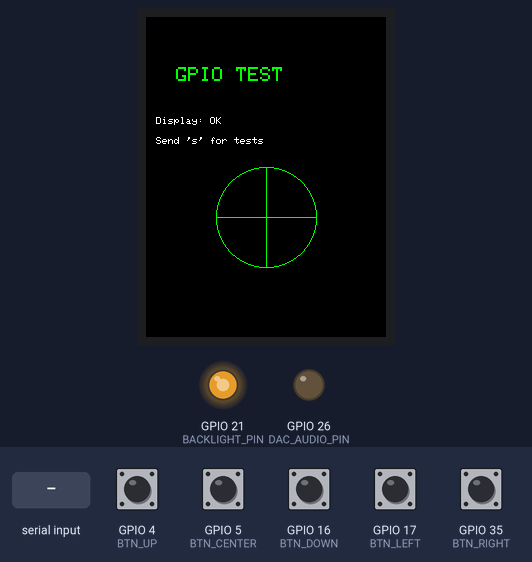
A sketch run on a simulated ESP32. Shown: 240×320 colour display, output pins drawn as LEDs (lit = HIGH). Inputs (shaded band) come from the test bench; at power-on: GPIO 4 (BTN_UP), GPIO 5 (BTN_CENTER), GPIO 16 (BTN_DOWN), GPIO 17 (BTN_LEFT), GPIO 35 (BTN_RIGHT) HIGH. What the sketch prints to the serial monitor is not drawn.

Above: at 2.5 s.
2.6 s: "a" received over Serial
At 2.88 s:
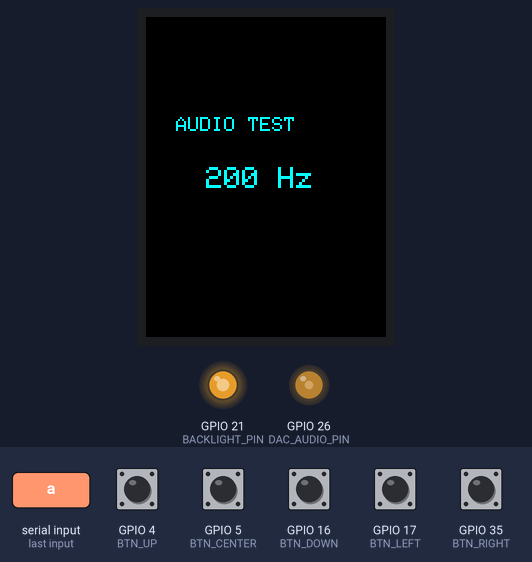
4.7 s: "d" received over Serial
At 10.2 s:
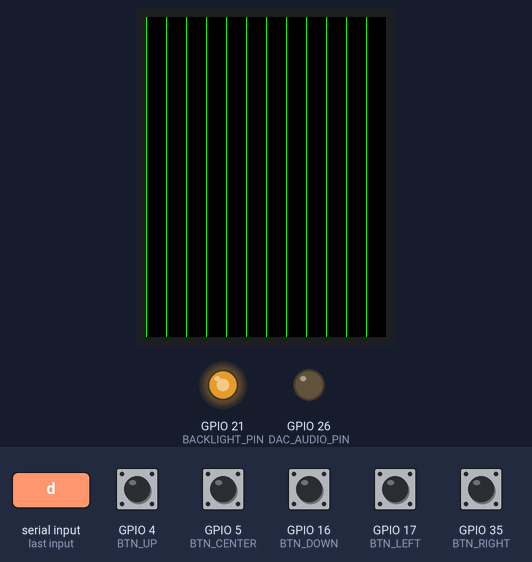
10.7 s: "b" received over Serial
At 13.5 s:
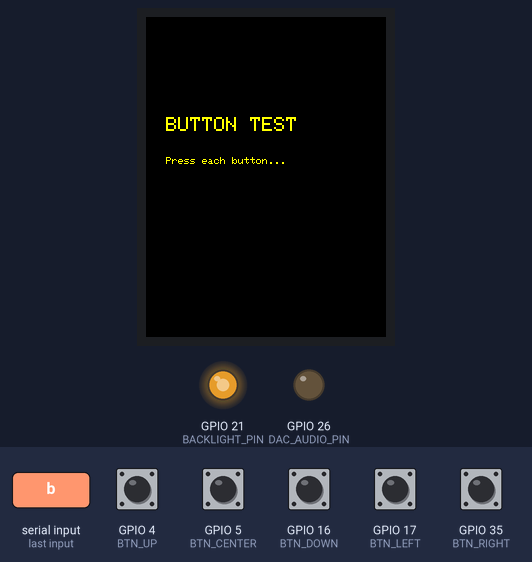
13.7 s: GPIO 4 (BTN_UP) pulled LOW for 0.15 s
15.3 s: GPIO 5 (BTN_CENTER) pulled LOW for 0.15 s
At 16.0 s:
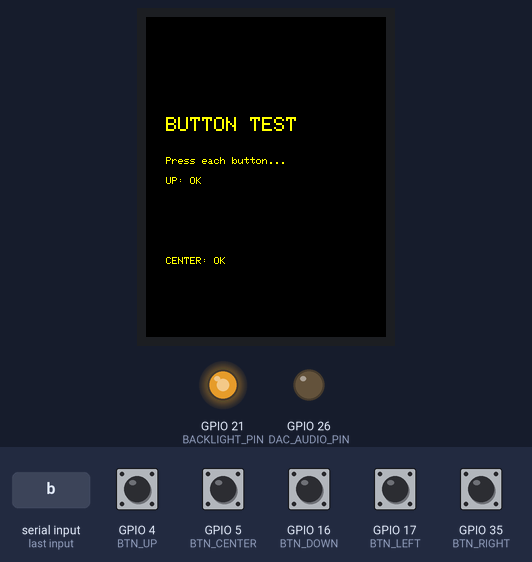
16.9 s: GPIO 16 (BTN_DOWN) pulled LOW for 0.15 s
At 17.2 s:
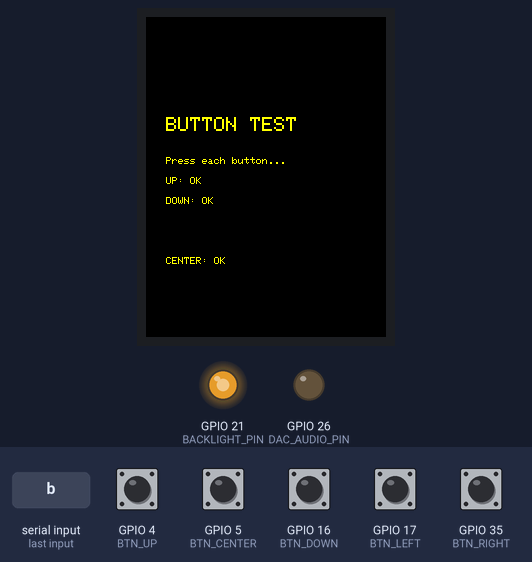
Timing chart, 0 to 19.9 s (numbered marks = the images above; inputs shaded):
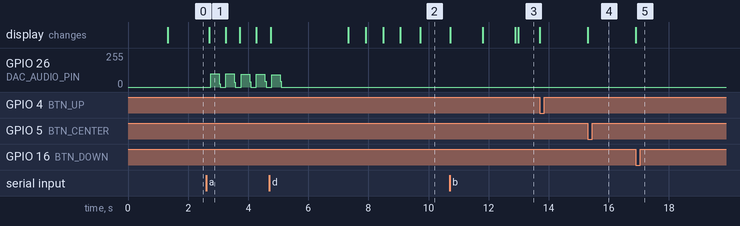

Measured:
- after the input at 2.6 s, GPIO 26 (DAC_AUDIO_PIN): ramps from 100/255 to 0/255 and jumps back, once every 0.51 s; the display: changes after 0.11 s (image 1)
- after the input at 4.7 s, the display: first differs from a run without the input after 2.6 s (image 2 shows a later state)
- after the input at 10.7 s, the display: first differs from a run without the input after 2.3 s (image 3)
- after the input at 15.3 s, the display: changes at once (image 4)
- after the input at 16.9 s, the display: changes at once (image 5)
- what the display in image 1 shows lasts 0.6 s, from 2.7 s to 3.3 s

The sketch:

GPIO_Pin_Test.ino
```cpp
/*
 * GPIO_Pin_Test.ino - Hardware Validation Test
 *
 * Use this sketch to verify all GPIO connections are correct
 * before uploading the main motion tracker code.
 *
 * Tests:
 * - Display initialization
 * - Button inputs (5-way switch)
 * - Audio output (DAC on GPIO 26)
 * - Serial communication for radar
 *
 * Upload this first to confirm your wiring!
 */

#include <TFT_eSPI.h>

// Pin definitions (must match config.h)
#define RADAR_RX_PIN    22
#define RADAR_TX_PIN    27
#define DAC_AUDIO_PIN   26    // Corrected pin
#define BTN_UP          4
#define BTN_DOWN        16
#define BTN_LEFT        17
#define BTN_RIGHT       35    // Needs external 10kΩ pull-up!
#define BTN_CENTER      5     // Or GPIO 0 if using SD card
#define BACKLIGHT_PIN   21

TFT_eSPI tft = TFT_eSPI();
HardwareSerial radarSerial(1);

void setup() {
  Serial.begin(115200);
  delay(1000);

  Serial.println("\n\n=================================");
  Serial.println("CYD Motion Tracker - GPIO Test");
  Serial.println("=================================\n");

  // Initialize buttons
  pinMode(BTN_UP, INPUT_PULLUP);
  pinMode(BTN_DOWN, INPUT_PULLUP);
  pinMode(BTN_LEFT, INPUT_PULLUP);
  pinMode(BTN_RIGHT, INPUT);        // External pull-up required!
  pinMode(BTN_CENTER, INPUT_PULLUP);

  Serial.println("✓ Buttons initialized");

  // Initialize DAC
  pinMode(DAC_AUDIO_PIN, OUTPUT);
  dacWrite(DAC_AUDIO_PIN, 0);
  Serial.println("✓ Audio DAC initialized (GPIO 26)");

  // Initialize display
  tft.init();
  tft.setRotation(0);
  tft.fillScreen(TFT_BLACK);
  Serial.println("✓ Display initialized");

  // Setup backlight
  ledcSetup(0, 5000, 8);
  ledcAttachPin(BACKLIGHT_PIN, 0);
  ledcWrite(0, 200);  // 80% brightness
  Serial.println("✓ Backlight configured");

  // Initialize radar serial
  radarSerial.begin(256000, SERIAL_8N1, RADAR_RX_PIN, RADAR_TX_PIN);
  Serial.println("✓ Radar UART initialized (256000 baud)");

  // Display test pattern
  drawTestScreen();

  Serial.println("\n=================================");
  Serial.println("Hardware Test Ready!");
  Serial.println("=================================\n");
  Serial.println("Commands:");
  Serial.println("  b - Test buttons");
  Serial.println("  a - Test audio");
  Serial.println("  d - Test display");
  Serial.println("  r - Test radar serial");
  Serial.println("  s - Run all tests\n");
}

void loop() {
  if (Serial.available()) {
    char cmd = Serial.read();

    switch(cmd) {
      case 'b':
        testButtons();
        break;
      case 'a':
        testAudio();
        break;
      case 'd':
        testDisplay();
        break;
      case 'r':
        testRadar();
        break;
      case 's':
        runAllTests();
        break;
    }
  }

  // Continuous button monitoring
  checkButtons();
  delay(10);
}

void drawTestScreen() {
  tft.fillScreen(TFT_BLACK);
  tft.setTextColor(TFT_GREEN);
  tft.setTextSize(2);
  tft.setCursor(30, 50);
  tft.println("GPIO TEST");

  tft.setTextSize(1);
  tft.setTextColor(TFT_WHITE);
  tft.setCursor(10, 100);
  tft.println("Display: OK");
  tft.setCursor(10, 120);
  tft.println("Send 's' for tests");

  // Draw test pattern
  tft.drawCircle(120, 200, 50, TFT_GREEN);
  tft.drawLine(70, 200, 170, 200, TFT_GREEN);
  tft.drawLine(120, 150, 120, 250, TFT_GREEN);
}

void testButtons() {
  Serial.println("\n--- Button Test ---");
  Serial.println("Press each button (10 seconds):");
  Serial.println("UP, DOWN, LEFT, RIGHT, CENTER");

  tft.fillScreen(TFT_BLACK);
  tft.setTextColor(TFT_YELLOW);
  tft.setTextSize(2);
  tft.setCursor(20, 100);
  tft.println("BUTTON TEST");
  tft.setTextSize(1);
  tft.setCursor(20, 140);
  tft.println("Press each button...");

  unsigned long start = millis();
  bool tested[5] = {false, false, false, false, false};

  while (millis() - start < 10000) {
    if (digitalRead(BTN_UP) == LOW && !tested[0]) {
      Serial.println("✓ UP button works");
      tft.setCursor(20, 160);
      tft.println("UP: OK");
      tested[0] = true;
      delay(200);
    }
    if (digitalRead(BTN_DOWN) == LOW && !tested[1]) {
      Serial.println("✓ DOWN button works");
      tft.setCursor(20, 180);
      tft.println("DOWN: OK");
      tested[1] = true;
      delay(200);
    }
    if (digitalRead(BTN_LEFT) == LOW && !tested[2]) {
      Serial.println("✓ LEFT button works");
      tft.setCursor(20, 200);
      tft.println("LEFT: OK");
      tested[2] = true;
      delay(200);
    }
    if (digitalRead(BTN_RIGHT) == LOW && !tested[3]) {
      Serial.println("✓ RIGHT button works (GPIO 35)");
      tft.setCursor(20, 220);
      tft.println("RIGHT: OK");
      tested[3] = true;
      delay(200);
    }
    if (digitalRead(BTN_CENTER) == LOW && !tested[4]) {
      Serial.println("✓ CENTER button works");
      tft.setCursor(20, 240);
      tft.println("CENTER: OK");
      tested[4] = true;
      delay(200);
    }
  }

  // Check if all tested
  bool allOk = true;
  for (int i = 0; i < 5; i++) {
    if (!tested[i]) {
      allOk = false;
      Serial.print("✗ Button ");
      Serial.print(i);
      Serial.println(" not tested!");
    }
  }

  if (allOk) {
    Serial.println("\n✓ All buttons working!");
  } else {
    Serial.println("\n✗ Some buttons not tested - check wiring");
  }

  delay(2000);
  drawTestScreen();
}

void testAudio() {
  Serial.println("\n--- Audio Test ---");
  Serial.println("Playing frequency sweep (GPIO 26)...");

  tft.fillScreen(TFT_BLACK);
  tft.setTextColor(TFT_CYAN);
  tft.setTextSize(2);
  tft.setCursor(30, 100);
  tft.println("AUDIO TEST");

  // Test frequencies
  int frequencies[] = {200, 500, 1000, 1500, 2000};

  for (int i = 0; i < 5; i++) {
    int freq = frequencies[i];
    Serial.print("Playing ");
    Serial.print(freq);
    Serial.println(" Hz...");

    tft.setTextSize(3);
    tft.fillRect(0, 150, 240, 40, TFT_BLACK);
    tft.setCursor(60, 150);
    tft.print(freq);
    tft.println(" Hz");

    playTone(freq, 300);
    delay(200);
  }

  Serial.println("✓ Audio test complete");
  Serial.println("Did you hear 5 beeps? (200Hz-2000Hz)");

  delay(2000);
  drawTestScreen();
}

void testDisplay() {
  Serial.println("\n--- Display Test ---");

  // Color test
  Serial.println("Testing colors...");
  tft.fillScreen(TFT_RED);
  delay(500);
  tft.fillScreen(TFT_GREEN);
  delay(500);
  tft.fillScreen(TFT_BLUE);
  delay(500);
  tft.fillScreen(TFT_WHITE);
  delay(500);

  // Pattern test
  Serial.println("Testing patterns...");
  tft.fillScreen(TFT_BLACK);
  for (int i = 0; i < 240; i += 20) {
    tft.drawLine(i, 0, i, 320, TFT_GREEN);
  }
  delay(1000);

  for (int i = 0; i < 320; i += 20) {
    tft.drawLine(0, i, 240, i, TFT_GREEN);
  }
  delay(1000);

  // Circle test
  tft.fillScreen(TFT_BLACK);
  for (int r = 10; r < 100; r += 10) {
    tft.drawCircle(120, 160, r, TFT_GREEN);
  }
  delay(1000);

  Serial.println("✓ Display test complete");

  drawTestScreen();
}

void testRadar() {
  Serial.println("\n--- Radar Serial Test ---");
  Serial.println("Listening for LD2450 data (10 seconds)...");
  Serial.println("Wave hand in front of sensor");

  tft.fillScreen(TFT_BLACK);
  tft.setTextColor(TFT_MAGENTA);
  tft.setTextSize(2);
  tft.setCursor(20, 100);
  tft.println("RADAR TEST");
  tft.setTextSize(1);
  tft.setCursor(20, 140);
  tft.println("Listening for data...");

  unsigned long start = millis();
  int bytesReceived = 0;
  bool dataDetected = false;

  while (millis() - start < 10000) {
    if (radarSerial.available()) {
      uint8_t byte = radarSerial.read();
      bytesReceived++;
      dataDetected = true;

      if (bytesReceived <= 50) {  // Print first 50 bytes
        Serial.print("0x");
        if (byte < 16) Serial.print("0");
        Serial.print(byte, HEX);
        Serial.print(" ");
        if (bytesReceived % 16 == 0) Serial.println();
      }
    }
  }

  Serial.println();
  Serial.print("Bytes received: ");
  Serial.println(bytesReceived);

  tft.setCursor(20, 160);
  if (dataDetected) {
    Serial.println("✓ Radar data detected!");
    tft.setTextColor(TFT_GREEN);
    tft.print("Data: ");
    tft.print(bytesReceived);
    tft.println(" bytes");
  } else {
    Serial.println("✗ No radar data received");
    Serial.println("Check:");
    Serial.println("  - LD2450 power (5V)");
    Serial.println("  - TX/RX wiring (GPIO 22/27)");
    Serial.println("  - Baud rate (256000)");
    tft.setTextColor(TFT_RED);
    tft.println("NO DATA!");
    tft.setCursor(20, 180);
    tft.setTextColor(TFT_YELLOW);
    tft.println("Check wiring");
  }

  delay(2000);
  drawTestScreen();
}

void runAllTests() {
  Serial.println("\n=================================");
  Serial.println("Running All Tests");
  Serial.println("=================================\n");

  testDisplay();
  delay(1000);
  testAudio();
  delay(1000);
  testButtons();
  delay(1000);
  testRadar();

  Serial.println("\n=================================");
  Serial.println("All Tests Complete!");
  Serial.println("=================================\n");
}

void checkButtons() {
  // Continuous monitoring for quick feedback
  static bool lastStates[5] = {HIGH, HIGH, HIGH, HIGH, HIGH};
  bool currentStates[5] = {
    digitalRead(BTN_UP),
    digitalRead(BTN_DOWN),
    digitalRead(BTN_LEFT),
    digitalRead(BTN_RIGHT),
    digitalRead(BTN_CENTER)
  };

  const char* names[] = {"UP", "DOWN", "LEFT", "RIGHT", "CENTER"};

  for (int i = 0; i < 5; i++) {
    if (currentStates[i] == LOW && lastStates[i] == HIGH) {
      Serial.print("Button: ");
      Serial.println(names[i]);
    }
    lastStates[i] = currentStates[i];
  }
}

void playTone(int frequency, int duration) {
  int halfPeriod = (1000000 / frequency) / 2;
  unsigned long start = millis();

  while (millis() - start < duration) {
    dacWrite(DAC_AUDIO_PIN, 200);  // ~80% volume
    delayMicroseconds(halfPeriod);
    dacWrite(DAC_AUDIO_PIN, 0);
    delayMicroseconds(halfPeriod);
  }

  dacWrite(DAC_AUDIO_PIN, 0);
}
```
